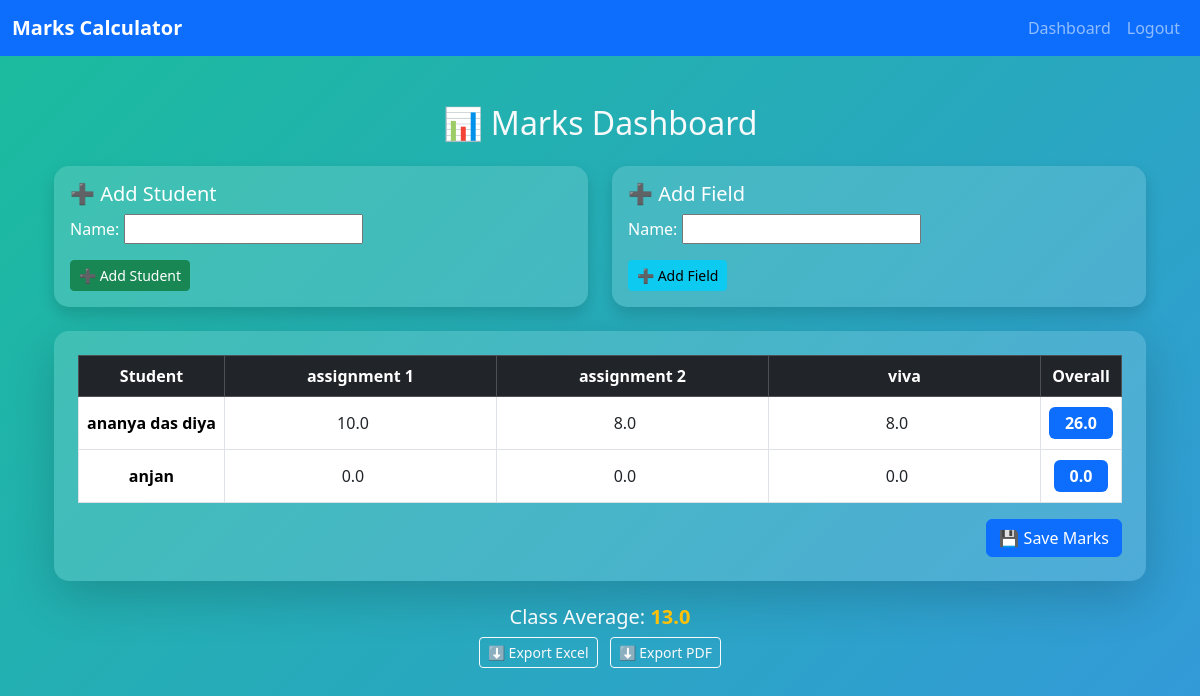
The page /marks/dashboard/ (signed in) on the database its author committed.
### marks/models.py (models this page shows, shortened)
class MarkField(models.Model):
    teacher = models.ForeignKey(User, on_delete=models.CASCADE)
    name = models.CharField(max_length=100)

class Student(models.Model):
    teacher = models.ForeignKey(User, on_delete=models.CASCADE)
    name = models.CharField(max_length=100)

class Mark(models.Model):
    student = models.ForeignKey(Student, on_delete=models.CASCADE)
    field = models.ForeignKey(MarkField, on_delete=models.CASCADE)
    score = models.FloatField(default=0)

### marks/views.py (the view, shortened to what this page needs)
# urls.py: path("dashboard/", dashboard, name="dashboard"),
@login_required
def dashboard(request):
    students = Student.objects.filter(teacher=request.user)
    fields = MarkField.objects.filter(teacher=request.user)
    students_data, totals = [], []
    for s in students:
        row_marks, total = [], 0
        for f in fields:
            m, _ = Mark.objects.get_or_create(student=s, field=f, defaults={"score": 0})
            row_marks.append(m)
            total += m.score
        students_data.append({"student": s, "marks": row_marks, "overall": total})
        totals.append(total)
    avg_score = round(sum(totals) / len(totals), 2) if totals else 0
    return render(request, "marks/dashboard.html", {
        "students": students,
        "fields": fields,
        "students_data": students_data,
        "avg_score": avg_score,
        "student_form": StudentForm(),
        "field_form": MarkFieldForm(),
    })

### marks/forms.py
class StudentForm(forms.ModelForm):
    class Meta:
        model = Student
        fields = ["name"]

class MarkFieldForm(forms.ModelForm):
    class Meta:
        model = MarkField
        fields = ["name"]

### marks/templates/marks/dashboard.html (shortened to what this page needs)
{% extends "base.html" %}
{% load static %}
{% block content %}
<div class="container mt-5 animate__animated animate__fadeIn">
  <h2 class="text-center mb-4 text-light">📊 Marks Dashboard</h2>
  <div class="row mb-4">
    <div class="col-md-6">
      <div class="glass-card shadow p-3">
        <h5>➕ Add Student</h5>
        <form method="post" class="animate__animated animate__fadeInLeft">
          {{ student_form.as_p }}
          <button type="submit" name="add_student" class="btn btn-success btn-sm">
            ➕ Add Student
          </button>
        </form>
      </div>
    </div>
    <div class="col-md-6">
      <div class="glass-card shadow p-3">
        <h5>➕ Add Field</h5>
        <form method="post" class="animate__animated animate__fadeInRight">
          {{ field_form.as_p }}
          <button type="submit" name="add_field" class="btn btn-info btn-sm">
            ➕ Add Field
          </button>
        </form>
      </div>
    </div>
  </div>
  <form method="post">
    <div class="glass-card shadow-lg p-4 animate__animated animate__zoomIn">
      <table class="table table-hover table-bordered text-center align-middle text-light">
        <thead class="table-dark">
          <tr>
            <th>Student</th>
            {% for f in fields %}
              <th>{{ f.name }}</th>
            {% endfor %}
            <th>Overall</th>
          </tr>
        </thead>
        <tbody>
          {% for data in students_data %}
          <tr class="student-row">
            <td><b>{{ data.student.name }}</b></td>
            {% for m in data.marks %}
              <td>
                <input type="number"
                       name="mark_{{ data.student.id }}_{{ m.field.id }}"
                       value="{{ m.score }}"
                       class="form-control text-center mark-input"
                       min="0">
              </td>
            {% endfor %}
            <td>
              <span class="badge bg-primary overall fs-6 px-3 py-2">
                {{ data.overall }}
              </span>
            </td>
          </tr>
          {% endfor %}
        </tbody>
      </table>
      <div class="text-end">
        <button type="submit" name="save_marks" class="btn btn-primary animate__animated animate__pulse animate__infinite">
          💾 Save Marks
        </button>
      </div>
    </div>
  </form>
  <div class="mt-4 text-center animate__animated animate__fadeInUp text-light">
    <h5>
      Class Average: <span class="fw-bold text-warning">{{ avg_score }}</span>
    </h5>
    <a href="{% url 'export_excel' %}" class="btn btn-outline-light btn-sm me-2">
      ⬇ Export Excel
    </a>
    <a href="{% url 'export_pdf' %}" class="btn btn-outline-light btn-sm">
      ⬇ Export PDF
    </a>
  </div>
</div>
{% endblock %}

### templates/base.html (shortened to what this page needs)
{% load static %}
<!DOCTYPE html>
<html lang="en">
<head>
  <link href="https://cdn.jsdelivr.net/npm/bootstrap@5.3.3/dist/css/bootstrap.min.css" rel="stylesheet">
  <link rel="stylesheet" href="https://cdnjs.cloudflare.com/ajax/libs/animate.css/4.1.1/animate.min.css"/>
  <link rel="stylesheet" href="{% static 'custom.css' %}">
</head>
<body class="bg-light">
  <nav class="navbar navbar-expand-lg navbar-dark bg-primary mb-4">
    <div class="container-fluid">
      <a class="navbar-brand" href="{% url 'dashboard' %}">Marks Calculator</a>
      <div class="collapse navbar-collapse" id="nav">
        <ul class="navbar-nav ms-auto">
          {% if user.is_authenticated %}
            <li class="nav-item"><a class="nav-link" href="{% url 'dashboard' %}">Dashboard</a></li>
            <li class="nav-item"><a class="nav-link" href="{% url 'logout' %}">Logout</a></li>
          {% else %}
            <li class="nav-item"><a class="nav-link" href="{% url 'login' %}">Login</a></li>
            <li class="nav-item"><a class="nav-link" href="{% url 'register' %}">Register</a></li>
          {% endif %}
        </ul>
      </div>
    </div>
  </nav>
  <div class="container">
    {% block content %}{% endblock %}
  </div>
</body>
</html>

### static/custom.css (style rules this page uses)
body { background-color: #f8f9fa; }
.navbar-brand { font-weight: 700; }

### marks/templates/marks/dashboard.html (style rules this page uses)
body { background: linear-gradient(135deg, #1abc9c, #3498db); min-height: 100vh; }
.glass-card { background: rgba(255, 255, 255, 0.15); border-radius: 15px; backdrop-filter: blur(10px); -webkit-backdrop-filter: blur(10px); box-shadow: 0 8px 32px rgba(0,0,0,0.2); color: #fff; }
.glass-card h5 { color: #fff !important; }
.mark-input { background: rgba(255, 255, 255, 0.8); border: none; border-radius: 8px; text-align: center; }
.overall { font-weight: bold; font-size: 1rem; }

### rows shown on the page
MarkField: name "assignment 1"
MarkField: name "assignment 2"
MarkField: name "viva"
Student: student.name "ananya das diya", overall "26.0"
Mark: score "10.0"
Mark: score "8.0"
Mark: score "8.0"
Student: student.name "anjan", overall "0.0"
Mark: score "0.0"
Mark: score "0.0"
Mark: score "0.0"

### other values the page prints
{{ avg_score }} "13.0"
